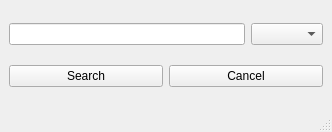
<?xml version="1.0" encoding="UTF-8"?>
<ui version="4.0">
 <class>SearchWindow</class>
 <widget class="QMainWindow" name="SearchWindow">
  <property name="windowModality">
   <enum>Qt::ApplicationModal</enum>
  </property>
  <property name="geometry">
   <rect>
    <x>0</x>
    <y>0</y>
    <width>332</width>
    <height>132</height>
   </rect>
  </property>
  <property name="windowTitle">
   <string>SearchWindow</string>
  </property>
  <widget class="QWidget" name="centralwidget">
   <layout class="QGridLayout" name="gridLayout_2">
    <item row="0" column="0">
     <layout class="QVBoxLayout" name="verticalLayout">
      <item>
       <widget class="QLineEdit" name="inputTxt"/>
      </item>
     </layout>
    </item>
    <item row="0" column="1">
     <widget class="QComboBox" name="langBox"/>
    </item>
    <item row="1" column="0" colspan="2">
     <layout class="QGridLayout" name="gridLayout">
      <item row="0" column="0">
       <widget class="QPushButton" name="Search_bt">
        <property name="text">
         <string>Search</string>
        </property>
       </widget>
      </item>
      <item row="0" column="1">
       <widget class="QPushButton" name="Cancel_bt">
        <property name="text">
         <string>Cancel</string>
        </property>
       </widget>
      </item>
     </layout>
    </item>
   </layout>
  </widget>
  <widget class="QMenuBar" name="menubar">
   <property name="geometry">
    <rect>
     <x>0</x>
     <y>0</y>
     <width>332</width>
     <height>21</height>
    </rect>
   </property>
  </widget>
  <widget class="QStatusBar" name="statusbar"/>
 </widget>
 <resources/>
 <connections/>
</ui>
